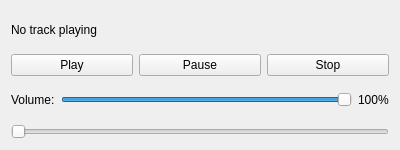
<?xml version="1.0" encoding="UTF-8"?>
<ui version="4.0">
 <class>PlaybackControls</class>
 <widget class="QWidget" name="PlaybackControls">
  <property name="geometry">
   <rect>
    <x>0</x>
    <y>0</y>
    <width>400</width>
    <height>150</height>
   </rect>
  </property>
  <property name="windowTitle">
   <string>Playback Controls</string>
  </property>
  <layout class="QVBoxLayout" name="verticalLayout">
   <item>
    <widget class="QLabel" name="trackLabel">
     <property name="text">
      <string>No track playing</string>
     </property>
    </widget>
   </item>
   <item>
    <layout class="QHBoxLayout" name="horizontalLayout">
     <item>
      <widget class="QPushButton" name="playButton">
       <property name="text">
        <string>Play</string>
       </property>
      </widget>
     </item>
     <item>
      <widget class="QPushButton" name="pauseButton">
       <property name="text">
        <string>Pause</string>
       </property>
      </widget>
     </item>
     <item>
      <widget class="QPushButton" name="stopButton">
       <property name="text">
        <string>Stop</string>
       </property>
      </widget>
     </item>
    </layout>
   </item>
   <item>
    <layout class="QHBoxLayout" name="horizontalLayout_2">
     <item>
      <widget class="QLabel" name="volumeLabel">
       <property name="text">
        <string>Volume:</string>
       </property>
      </widget>
     </item>
     <item>
      <widget class="QSlider" name="volumeSlider">
       <property name="orientation">
        <enum>Qt::Horizontal</enum>
       </property>
       <property name="minimum">
        <number>0</number>
       </property>
       <property name="maximum">
        <number>100</number>
       </property>
       <property name="value">
        <number>100</number>
       </property>
      </widget>
     </item>
     <item>
      <widget class="QLabel" name="volumeValueLabel">
       <property name="text">
        <string>100%</string>
       </property>
      </widget>
     </item>
    </layout>
   </item>
   <item>
    <widget class="QSlider" name="seekSlider">
     <property name="orientation">
      <enum>Qt::Horizontal</enum>
     </property>
     <property name="minimum">
      <number>0</number>
     </property>
     <property name="maximum">
      <number>100</number>
     </property>
     <property name="value">
      <number>0</number>
     </property>
    </widget>
   </item>
  </layout>
 </widget>
 <resources/>
</ui>
